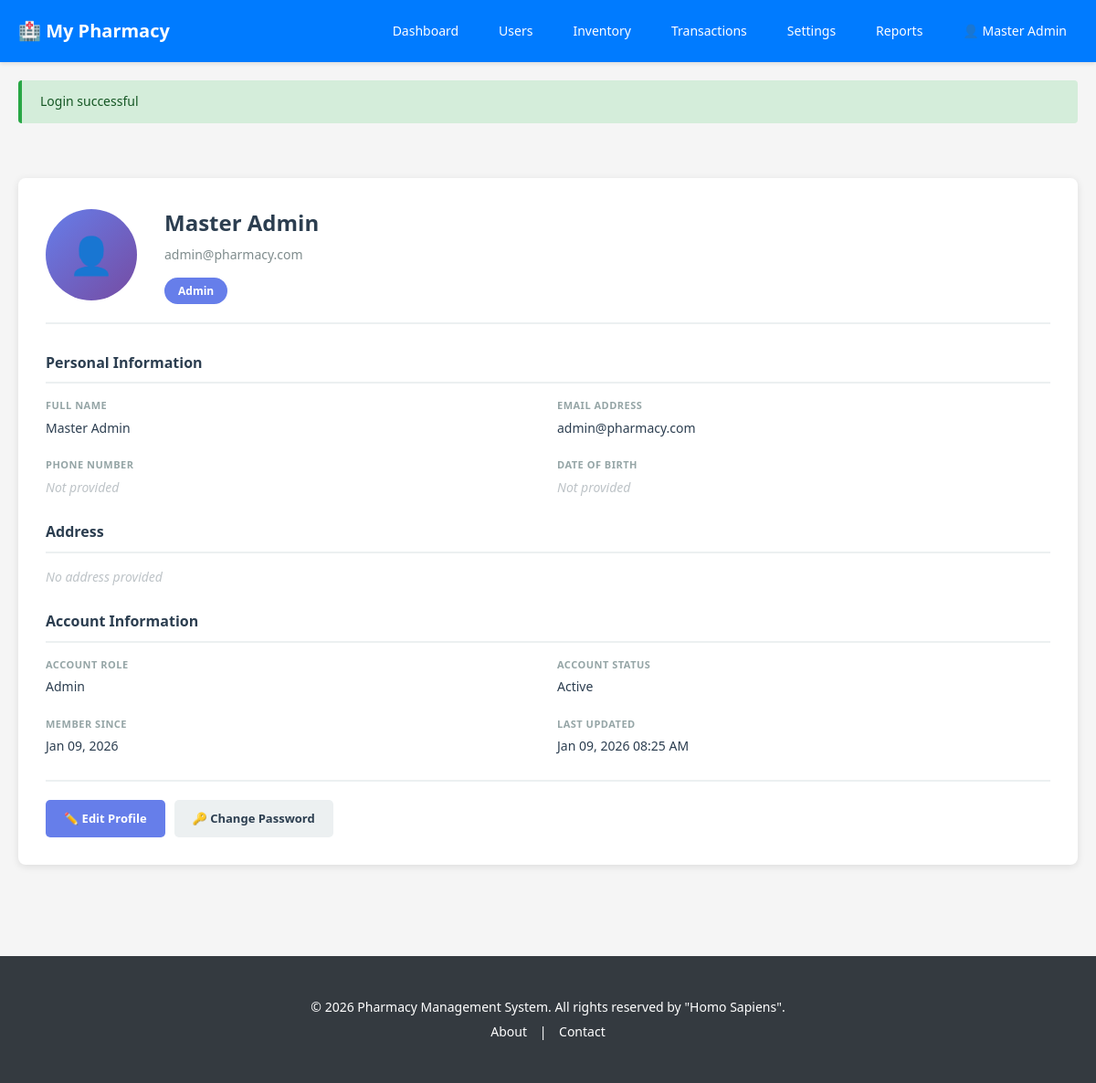
The app's page /WebTech_Project-Pharmacy_Management_System/profile (signed in) with its own data.
### tables this page shows
CREATE TABLE system_config (
	id INT AUTO_INCREMENT PRIMARY KEY,
	config_key VARCHAR(50) NOT NULL UNIQUE,
	value TEXT NOT NULL,
	created_at TIMESTAMP DEFAULT CURRENT_TIMESTAMP,
	updated_at TIMESTAMP DEFAULT CURRENT_TIMESTAMP ON UPDATE CURRENT_TIMESTAMP
);

CREATE TABLE users (
	id INT AUTO_INCREMENT PRIMARY KEY,
	name VARCHAR(100) NOT NULL,
	email VARCHAR(100) NOT NULL UNIQUE,
	password VARCHAR(255) NOT NULL,
	role ENUM('admin', 'inventory_manager', 'customer') NOT NULL,
	phone VARCHAR(20),
	dob DATE,
	address TEXT,
	status ENUM('active', 'inactive') DEFAULT 'active',
	reset_token VARCHAR(255) DEFAULT NULL,
	reset_expiry DATETIME DEFAULT NULL,
	created_at TIMESTAMP DEFAULT CURRENT_TIMESTAMP,
	updated_at TIMESTAMP DEFAULT CURRENT_TIMESTAMP ON UPDATE CURRENT_TIMESTAMP
);

### app/controllers/ProfileController.php (called while the page is built, shortened)
<?php
require_once __DIR__ . '/../models/User.php';
function profile_index() {
    profile_view();
}
function profile_view() {
    $userId = getCurrentUserId();
    $user = userGetById($userId);
    render('profile/view', ['user' => $user]);
}
?>

### index.php (called while the page is built, shortened)
<?php
require_once __DIR__ . '/core/Controller.php';
$urlArray = initApp();
routeRequest($urlArray);
?>

### app/models/SystemConfig.php (called while the page is built, shortened)
<?php
function systemConfigGet($config_key) {
    $db = getConnection();
    $stmt = $db->prepare('SELECT * FROM system_config WHERE config_key = ?');
    $stmt->bind_param('s', $config_key);
    $stmt->execute();
    return $stmt->get_result()->fetch_assoc();
}
function systemConfigGetValue($config_key, $default = null) {
    $config = systemConfigGet($config_key);
    return $config ? $config['value'] : $default;
}
?>

### core/Controller.php (called while the page is built, shortened)
<?php
function isLoggedIn() {
    return isset($_SESSION['user_id']) && !empty($_SESSION['user_id']);
}
function getCurrentUserRole() {
    return isset($_SESSION['role']) ? $_SESSION['role'] : null;
}
function getFlash() {
    if (isset($_SESSION['flash_message'])) {
        $message = $_SESSION['flash_message'];
        $type = isset($_SESSION['flash_type']) ? $_SESSION['flash_type'] : 'info';
        return ['message' => $message, 'type' => $type];
    }
    return null;
}
?>

### app/models/User.php (called while the page is built, shortened)
<?php
if (function_exists('userGetById')) {
    return;
}
function userGetById($user_id) {
    $db = getConnection();
    $stmt = $db->prepare("SELECT * FROM users WHERE id = ?");
    $stmt->bind_param('i', $user_id);
    $stmt->execute();
    return $stmt->get_result()->fetch_assoc();
}
?>

### app/views/profile/view.php (the view, shortened to what this page needs)
<?php
include_once __DIR__ . '/../layouts/header.php';
?>
<div class="profile-card">
    <div class="profile-header">
        <div class="profile-avatar">👤</div>
        <div class="profile-info">
            <h2><?php echo htmlspecialchars($user['name']); ?></h2>
            <p><?php echo htmlspecialchars($user['email']); ?></p>
            <span class="profile-role"><?php echo ucfirst(str_replace('_', ' ', $user['role'])); ?></span>
        </div>
    </div>
    <div class="profile-section">
        <h3 class="section-title">Personal Information</h3>
        <div class="info-grid">
            <div class="info-item">
                <p class="info-label">Full Name</p>
                <p class="info-value"><?php echo htmlspecialchars($user['name']); ?></p>
            </div>
            <div class="info-item">
                <p class="info-label">Email Address</p>
                <p class="info-value"><?php echo htmlspecialchars($user['email']); ?></p>
            </div>
            <div class="info-item">
                <p class="info-label">Phone Number</p>
                <p class="info-value <?php echo empty($user['phone']) ? 'empty' : ''; ?>">
                    <?php echo !empty($user['phone']) ? htmlspecialchars($user['phone']) : 'Not provided'; ?>
                </p>
            </div>
            <div class="info-item">
                <p class="info-label">Date of Birth</p>
                <p class="info-value <?php echo empty($user['dob']) ? 'empty' : ''; ?>">
                    <?php echo !empty($user['dob']) ? date('M d, Y', strtotime($user['dob'])) : 'Not provided'; ?>
                </p>
            </div>
        </div>
    </div>
    <div class="profile-section">
        <h3 class="section-title">Address</h3>
        <p class="info-value <?php echo empty($user['address']) ? 'empty' : ''; ?>">
            <?php echo !empty($user['address']) ? nl2br(htmlspecialchars($user['address'])) : 'No address provided'; ?>
        </p>
    </div>
    <div class="profile-section">
        <h3 class="section-title">Account Information</h3>
        <div class="info-grid">
            <div class="info-item">
                <p class="info-label">Account Role</p>
                <p class="info-value"><?php echo ucfirst(str_replace('_', ' ', $user['role'])); ?></p>
            </div>
            <div class="info-item">
                <p class="info-label">Account Status</p>
                <p class="info-value"><?php echo ucfirst($user['status']); ?></p>
            </div>
            <div class="info-item">
                <p class="info-label">Member Since</p>
                <p class="info-value"><?php echo date('M d, Y', strtotime($user['created_at'])); ?></p>
            </div>
            <div class="info-item">
                <p class="info-label">Last Updated</p>
                <p class="info-value"><?php echo date('M d, Y H:i A', strtotime($user['updated_at'])); ?></p>
            </div>
        </div>
    </div>
    <div class="action-buttons">
        <a href="<?php echo BASE_URL; ?>profile/edit" class="btn btn-primary">
            ✏️ Edit Profile
        </a>
        <a href="<?php echo BASE_URL; ?>profile/changePassword" class="btn btn-secondary">
            🔑 Change Password
        </a>
    </div>
</div>
<?php include_once __DIR__ . '/../layouts/footer.php'; ?>

### app/views/layouts/header.php (shortened to what this page needs)
<!DOCTYPE html>
<html lang="en">
<head>
    <link rel="stylesheet" href="<?php echo BASE_URL; ?>/assets/css/style.css">
</head>
<body>
    <?php require_once __DIR__ . '/../../models/SystemConfig.php'; ?>
    <nav class="navbar">
        <div class="container">
            <div class="navbar-brand">
                <?php
                $pharmacy_name = systemConfigGetValue('pharmacy_name', 'Pharmacy Management System');
                ?>
                <a href="<?php echo BASE_URL; ?>">🏥 <?php echo htmlspecialchars($pharmacy_name); ?></a>
            </div>
            <?php if (isLoggedIn()): ?>
                <div class="navbar-menu">
                    <?php
                    $role = getCurrentUserRole();
                    $userName = isset($_SESSION['user_name']) ? $_SESSION['user_name'] : 'User';
                    ?>
                    <?php if ($role === 'admin'): ?>
                        <a href="<?php echo BASE_URL; ?>admin/dashboard">Dashboard</a>
                        <a href="<?php echo BASE_URL; ?>admin/users">Users</a>
                        <a href="<?php echo BASE_URL; ?>admin/inventory">Inventory</a>
                        <a href="<?php echo BASE_URL; ?>admin/transactionHistory">Transactions</a>
                        <a href="<?php echo BASE_URL; ?>admin/systemConfig">Settings</a>
                        <a href="<?php echo BASE_URL; ?>admin/reports">Reports</a>
                    <?php endif; ?>
                    <div class="navbar-user">
                        <span class="user-name">👤 <?php echo htmlspecialchars($userName); ?></span>
                    </div>
                </div>
            <?php endif; ?>
        </div>
    </nav>
    <?php $flash = getFlash(); if ($flash): ?>
        <div class="container">
            <div class="alert alert-<?php echo htmlspecialchars($flash['type']); ?>">
                <?php echo htmlspecialchars($flash['message']); ?>
            </div>
        </div>
    <?php endif; ?>
    <main class="container">

### public/assets/css/style.css (style rules this page uses)
* { margin: 0; padding: 0; box-sizing: border-box; }
body { font-family: 'Segoe UI', Tahoma, Geneva, Verdana, sans-serif; font-size: 14px; line-height: 1.6; color: #333; background-color: #f5f5f5; }
a { text-decoration: none; color: #007bff; }
.container { max-width: 1200px; margin: 0 auto; padding: 20px; }
main.container { min-height: calc(100vh - 200px); padding-top: 20px; padding-bottom: 40px; }
.navbar { background: #007bff; color: white; padding: 0; box-shadow: 0 2px 4px rgba(0,0,0,0.1); }
.navbar .container { display: flex; justify-content: space-between; align-items: center; padding: 15px 20px; }
.navbar-brand a { color: white; font-size: 20px; font-weight: 600; text-decoration: none; }
.navbar-menu { display: flex; align-items: center; gap: 20px; }
.navbar-menu a { color: white; text-decoration: none; padding: 8px 12px; border-radius: 4px; transition: background 0.2s; }
.navbar-user { position: relative; }
.user-name { cursor: pointer; padding: 8px 12px; border-radius: 4px; }
.alert { padding: 12px 20px; border-radius: 4px; margin-bottom: 20px; border-left: 4px solid; }
.alert-success { background: #d4edda; color: #155724; border-left-color: #28a745; }
.btn { display: inline-block; padding: 10px 20px; border: none; border-radius: 4px; font-size: 14px; font-weight: 500; cursor: pointer; text-align: center; transition: all 0.2s; }
.btn-primary { background: #007bff; color: white; }
.btn-secondary { background: #6c757d; color: white; }

### app/views/profile/view.php (style rules this page uses)
.profile-card { background: white; border-radius: 8px; padding: 30px; box-shadow: 0 2px 8px rgba(0,0,0,0.1); margin-bottom: 20px; }
.profile-header { display: flex; align-items: center; gap: 30px; margin-bottom: 30px; padding-bottom: 20px; border-bottom: 2px solid #ecf0f1; }
.profile-avatar { width: 100px; height: 100px; background: linear-gradient(135deg, #667eea 0%, #764ba2 100%); border-radius: 50%; display: flex; align-items: center; justify-content: center; font-size: 40px; }
.profile-info h2 { font-size: 24px; color: #2c3e50; margin-bottom: 5px; }
.profile-info p { color: #7f8c8d; font-size: 14px; margin-bottom: 3px; }
.profile-role { display: inline-block; background: #667eea; color: white; padding: 5px 15px; border-radius: 20px; font-size: 12px; font-weight: 600; margin-top: 10px; }
.profile-section { margin-bottom: 25px; }
.section-title { font-size: 16px; color: #2c3e50; margin-bottom: 15px; padding-bottom: 8px; border-bottom: 2px solid #ecf0f1; font-weight: 600; }
.info-grid { display: grid; grid-template-columns: repeat(2, 1fr); gap: 20px; }
.info-label { font-size: 11px; color: #95a5a6; text-transform: uppercase; letter-spacing: 0.5px; margin-bottom: 5px; font-weight: 600; }
.info-value { font-size: 14px; color: #2c3e50; font-weight: 500; }
.info-value.empty { color: #bdc3c7; font-style: italic; }
.action-buttons { display: flex; gap: 10px; margin-top: 20px; padding-top: 20px; border-top: 2px solid #ecf0f1; flex-wrap: wrap; }
.btn { padding: 10px 20px; border: none; border-radius: 5px; font-size: 13px; font-weight: 600; cursor: pointer; transition: all 0.3s ease; text-decoration: none; display: inline-block; }
.btn-primary { background: #667eea; color: white; }
.btn-secondary { background: #ecf0f1; color: #2c3e50; }

### records on screen
system_config: value "My Pharmacy"
users: name "Master Admin", email "admin@pharmacy.com", role "Admin", status "Active", created_at "Jan 09, 2026", updated_at "Jan 09, 2026 08:25 AM"

### other values on screen
$userName "Master Admin"
$flash['message'] "Login successful"
